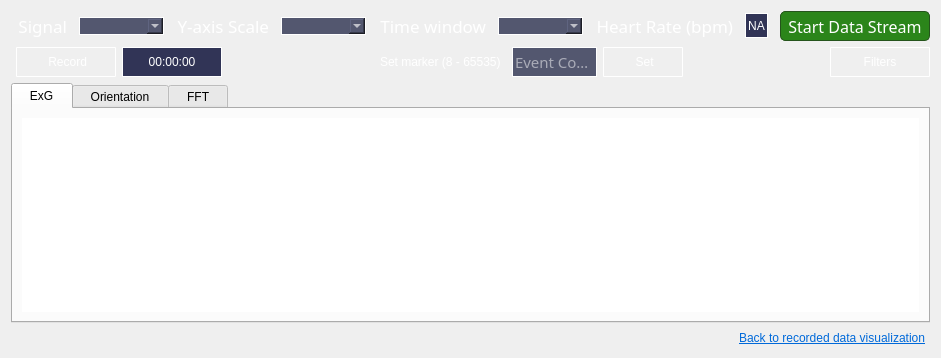
            <widget class="QWidget" name="page_plotsNoWidget">
             <property name="styleSheet">
              <string notr="true">QFrame{
	border:none;
}

QLabel{
	color: #FFF;
	padding:2px;
}

QLineEdit{
	background-color: #53576F;
	border: 1px solid #FFF;
	color: #FFF;
}

QComboBox{
	background-color: #53576F;
	border: 1px solid #FFF;
	color: #FFF;
}
QComboBox::drop-down{
	color: #FFF;
}
QComboBox QAbstractItemView{
	color: #FFF;
}
QComboBox QListView{
	color: #FFF;
}
QListView{
	color:#FFF;
}
QPushButton{
	border-radius: 1px;
	border: 1px solid #FFFFFF;
	background-position: left center;
    	background-repeat: no-repeat;
	color: #FFFFFF;
	text-align: center;
	padding: 2px
}
QPushButton:hover{
	background-color: rgb(61, 64, 89);
}
QPushButton:disabled{
	background-color: #3B3F57;
	color: #797979;
}

/*QPushButton{
	border-radius: 5px;
	background-position: left center;
    	background-repeat: no-repeat;
	border: none;
	border-left: 20px solid transparent;
	text-align: left;
	padding-left: 44px;
	color: rgb(189, 189, 189);
}
QPushButton:hover{
	background-color: rgb(61, 64, 89);
	border-left: 20px solid rgb(61, 64, 89);*/
</string>
             </property>
             <layout class="QVBoxLayout" name="verticalLayout_21">
              <item>
               <layout class="QHBoxLayout" name="horizontalLayout_32">
                <item>
                 <widget class="QLabel" name="label_signal">
                  <property name="font">
                   <font>
                    <family>DM Sans</family>
                    <pointsize>13</pointsize>
                    <weight>50</weight>
                    <italic>false</italic>
                    <bold>false</bold>
                   </font>
                  </property>
                  <property name="text">
                   <string>Signal</string>
                  </property>
                  <property name="alignment">
                   <set>Qt::AlignRight|Qt::AlignTrailing|Qt::AlignVCenter</set>
                  </property>
                 </widget>
                </item>
                <item>
                 <widget class="QComboBox" name="value_signal">
                  <property name="minimumSize">
                   <size>
                    <width>85</width>
                    <height>0</height>
                   </size>
                  </property>
                  <property name="maximumSize">
                   <size>
                    <width>16777215</width>
                    <height>16777215</height>
                   </size>
                  </property>
                 </widget>
                </item>
                <item>
                 <widget class="QLabel" name="label_yAxis">
                  <property name="font">
                   <font>
                    <family>DM Sans</family>
                    <pointsize>13</pointsize>
                    <weight>50</weight>
                    <italic>false</italic>
                    <bold>false</bold>
                   </font>
                  </property>
                  <property name="text">
                   <string>Y-axis Scale</string>
                  </property>
                  <property name="alignment">
                   <set>Qt::AlignRight|Qt::AlignTrailing|Qt::AlignVCenter</set>
                  </property>
                 </widget>
                </item>
                <item>
                 <widget class="QComboBox" name="value_yAxis">
                  <property name="minimumSize">
                   <size>
                    <width>85</width>
                    <height>0</height>
                   </size>
                  </property>
                  <property name="maximumSize">
                   <size>
                    <width>16777215</width>
                    <height>16777215</height>
                   </size>
                  </property>
                 </widget>
                </item>
                <item>
                 <widget class="QLabel" name="label_timeScale">
                  <property name="font">
                   <font>
                    <family>DM Sans</family>
                    <pointsize>13</pointsize>
                    <weight>50</weight>
                    <italic>false</italic>
                    <bold>false</bold>
                   </font>
                  </property>
                  <property name="text">
                   <string>Time window</string>
                  </property>
                  <property name="alignment">
                   <set>Qt::AlignRight|Qt::AlignTrailing|Qt::AlignVCenter</set>
                  </property>
                 </widget>
                </item>
                <item>
                 <widget class="QComboBox" name="value_timeScale">
                  <property name="minimumSize">
                   <size>
                    <width>85</width>
                    <height>0</height>
                   </size>
                  </property>
                  <property name="maximumSize">
                   <size>
                    <width>16777215</width>
                    <height>16777215</height>
                   </size>
                  </property>
                 </widget>
                </item>
                <item>
                 <widget class="QLabel" name="label_heartRate">
                  <property name="font">
                   <font>
                    <family>DM Sans</family>
                    <pointsize>13</pointsize>
                    <weight>50</weight>
                    <italic>false</italic>
                    <bold>false</bold>
                   </font>
                  </property>
                  <property name="text">
                   <string>Heart Rate (bpm)</string>
                  </property>
                  <property name="alignment">
                   <set>Qt::AlignRight|Qt::AlignTrailing|Qt::AlignVCenter</set>
                  </property>
                 </widget>
                </item>
                <item>
                 <widget class="QLabel" name="value_heartRate">
                  <property name="maximumSize">
                   <size>
                    <width>16777215</width>
                    <height>25</height>
                   </size>
                  </property>
                  <property name="styleSheet">
                   <string notr="true">border: 1px solid #FFF;
background-color: rgb(49, 52, 86)</string>
                  </property>
                  <property name="text">
                   <string>NA</string>
                  </property>
                  <property name="alignment">
                   <set>Qt::AlignCenter</set>
                  </property>
                 </widget>
                </item>
                <item>
                 <widget class="QFrame" name="frame_2">
                  <property name="frameShape">
                   <enum>QFrame::StyledPanel</enum>
                  </property>
                  <property name="frameShadow">
                   <enum>QFrame::Raised</enum>
                  </property>
                 </widget>
                </item>
                <item>
                 <widget class="QPushButton" name="btn_stream">
                  <property name="minimumSize">
                   <size>
                    <width>150</width>
                    <height>30</height>
                   </size>
                  </property>
                  <property name="maximumSize">
                   <size>
                    <width>16777215</width>
                    <height>16777215</height>
                   </size>
                  </property>
                  <property name="font">
                   <font>
                    <family>DM Sans</family>
                    <pointsize>12</pointsize>
                    <weight>50</weight>
                    <italic>false</italic>
                    <bold>false</bold>
                   </font>
                  </property>
                  <property name="cursor">
                   <cursorShape>PointingHandCursor</cursorShape>
                  </property>
                  <property name="styleSheet">
                   <string notr="true">QPushButton{
	border: 1px solid #25541C;
	border-radius: 5px;
	background-color: #2B851A;
	color: #FFF;
}

QPushButton:hover{
	border: 2px solid #FFF;
	border-radius: 5px;
	background-color: #2B851A;
	color: #FFF;
}

QPushButton:pressed{
	border: 2px solid #25541C;
	border-radius: 5px;
	background-color: #4D9033;
	color: #FFF;
}

</string>
                  </property>
                  <property name="text">
                   <string>Start Data Stream</string>
                  </property>
                 </widget>
                </item>
               </layout>
              </item>
              <item>
               <layout class="QHBoxLayout" name="horizontalLayout_35">
                <property name="leftMargin">
                 <number>5</number>
                </property>
                <item>
                 <layout class="QHBoxLayout" name="horizontalLayout_33">
                  <item>
                   <widget class="QPushButton" name="btn_record">
                    <property name="minimumSize">
                     <size>
                      <width>100</width>
                      <height>30</height>
                     </size>
                    </property>
                    <property name="cursor">
                     <cursorShape>PointingHandCursor</cursorShape>
                    </property>
                    <property name="text">
                     <string> Record</string>
                    </property>
                    <property name="icon">
                     <iconset resource="app_resources.qrc">
                      <normaloff>:/icons/icons/cil-circle.png</normaloff>
                      <normalon>:/icons/icons/icon_maximize.png</normalon>:/icons/icons/cil-circle.png</iconset>
                    </property>
                   </widget>
                  </item>
                  <item>
                   <widget class="QLabel" name="label_recording_time">
                    <property name="minimumSize">
                     <size>
                      <width>100</width>
                      <height>0</height>
                     </size>
                    </property>
                    <property name="maximumSize">
                     <size>
                      <width>150</width>
                      <height>30</height>
                     </size>
                    </property>
                    <property name="styleSheet">
                     <string notr="true">
border: 1px solid #FFF;
background-color: rgb(49, 52, 86)</string>
                    </property>
                    <property name="text">
                     <string>00:00:00</string>
                    </property>
                    <property name="alignment">
                     <set>Qt::AlignCenter</set>
                    </property>
                   </widget>
                  </item>
                 </layout>
                </item>
                <item>
                 <widget class="QFrame" name="frame_4">
                  <property name="frameShape">
                   <enum>QFrame::StyledPanel</enum>
                  </property>
                  <property name="frameShadow">
                   <enum>QFrame::Raised</enum>
                  </property>
                 </widget>
                </item>
                <item>
                 <spacer name="horizontalSpacer_6">
                  <property name="orientation">
                   <enum>Qt::Horizontal</enum>
                  </property>
                  <property name="sizeHint" stdset="0">
                   <size>
                    <width>40</width>
                    <height>20</height>
                   </size>
                  </property>
                 </spacer>
                </item>
                <item>
                 <layout class="QHBoxLayout" name="horizontalLayout_34">
                  <item>
                   <widget class="QLabel" name="label_13">
                    <property name="text">
                     <string>Set marker (8 - 65535)</string>
                    </property>
                   </widget>
                  </item>
                  <item>
                   <widget class="QLineEdit" name="value_event_code">
                    <property name="maximumSize">
                     <size>
                      <width>85</width>
                      <height>30</height>
                     </size>
                    </property>
                    <property name="font">
                     <font>
                      <family>DM Sans</family>
                      <pointsize>11</pointsize>
                      <weight>50</weight>
                      <italic>false</italic>
                      <bold>false</bold>
                     </font>
                    </property>
                    <property name="styleSheet">
                     <string notr="true">font: 11pt </string>
                    </property>
                    <property name="placeholderText">
                     <string>Event Code</string>
                    </property>
                   </widget>
                  </item>
                  <item>
                   <widget class="QPushButton" name="btn_marker">
                    <property name="minimumSize">
                     <size>
                      <width>80</width>
                      <height>30</height>
                     </size>
                    </property>
                    <property name="maximumSize">
                     <size>
                      <width>80</width>
                      <height>16777215</height>
                     </size>
                    </property>
                    <property name="cursor">
                     <cursorShape>PointingHandCursor</cursorShape>
                    </property>
                    <property name="text">
                     <string> Set</string>
                    </property>
                   </widget>
                  </item>
                 </layout>
                </item>
                <item>
                 <spacer name="horizontalSpacer_5">
                  <property name="orientation">
                   <enum>Qt::Horizontal</enum>
                  </property>
                  <property name="sizeHint" stdset="0">
                   <size>
                    <width>40</width>
                    <height>20</height>
                   </size>
                  </property>
                 </spacer>
                </item>
                <item>
                 <widget class="QPushButton" name="btn_plot_filters">
                  <property name="minimumSize">
                   <size>
                    <width>100</width>
                    <height>30</height>
                   </size>
                  </property>
                  <property name="cursor">
                   <cursorShape>PointingHandCursor</cursorShape>
                  </property>
                  <property name="text">
                   <string>Filters</string>
                  </property>
                  <property name="icon">
                   <iconset resource="app_resources.qrc">
                    <normaloff>:/icons/icons/cil-options.png</normaloff>:/icons/icons/cil-options.png</iconset>
                  </property>
                  <property name="iconSize">
                   <size>
                    <width>16</width>
                    <height>12</height>
                   </size>
                  </property>
                 </widget>
                </item>
               </layout>
              </item>
              <item>
               <widget class="QTabWidget" name="tabWidget">
                <property name="styleSheet">
                 <string notr="true"/>
                </property>
                <property name="currentIndex">
                 <number>0</number>
                </property>
                <widget class="QWidget" name="exg">
                 <attribute name="title">
                  <string>  ExG  </string>
                 </attribute>
                 <layout class="QHBoxLayout" name="horizontalLayout_21">
                  <item>
                   <widget class="PlotWidget" name="plot_exg"/>
                  </item>
                 </layout>
                </widget>
                <widget class="QWidget" name="orn">
                 <attribute name="title">
                  <string>  Orientation  </string>
                 </attribute>
                 <layout class="QHBoxLayout" name="horizontalLayout_22">
                  <item>
                   <widget class="GraphicsLayoutWidget" name="plot_orn"/>
                  </item>
                 </layout>
                </widget>
                <widget class="QWidget" name="fft">
                 <attribute name="title">
                  <string>  FFT  </string>
                 </attribute>
                 <layout class="QHBoxLayout" name="horizontalLayout_23">
                  <item>
                   <widget class="PlotWidget" name="plot_fft"/>
                  </item>
                 </layout>
                </widget>
               </widget>
              </item>
              <item>
               <widget class="QLabel" name="label_7">
                <property name="text">
                 <string>&lt;html&gt;&lt;head/&gt;&lt;body&gt;&lt;p&gt;&lt;a href=&quot;mentalab.com&quot;&gt;&lt;span style=&quot; text-decoration: underline; color:#0069d9;&quot;&gt;Back to recorded data visualization&lt;/span&gt;&lt;/a&gt;&lt;/p&gt;&lt;/body&gt;&lt;/html&gt;</string>
                </property>
                <property name="alignment">
                 <set>Qt::AlignRight|Qt::AlignTrailing|Qt::AlignVCenter</set>
                </property>
                <property name="openExternalLinks">
                 <bool>true</bool>
                </property>
               </widget>
              </item>
             </layout>
            </widget>
